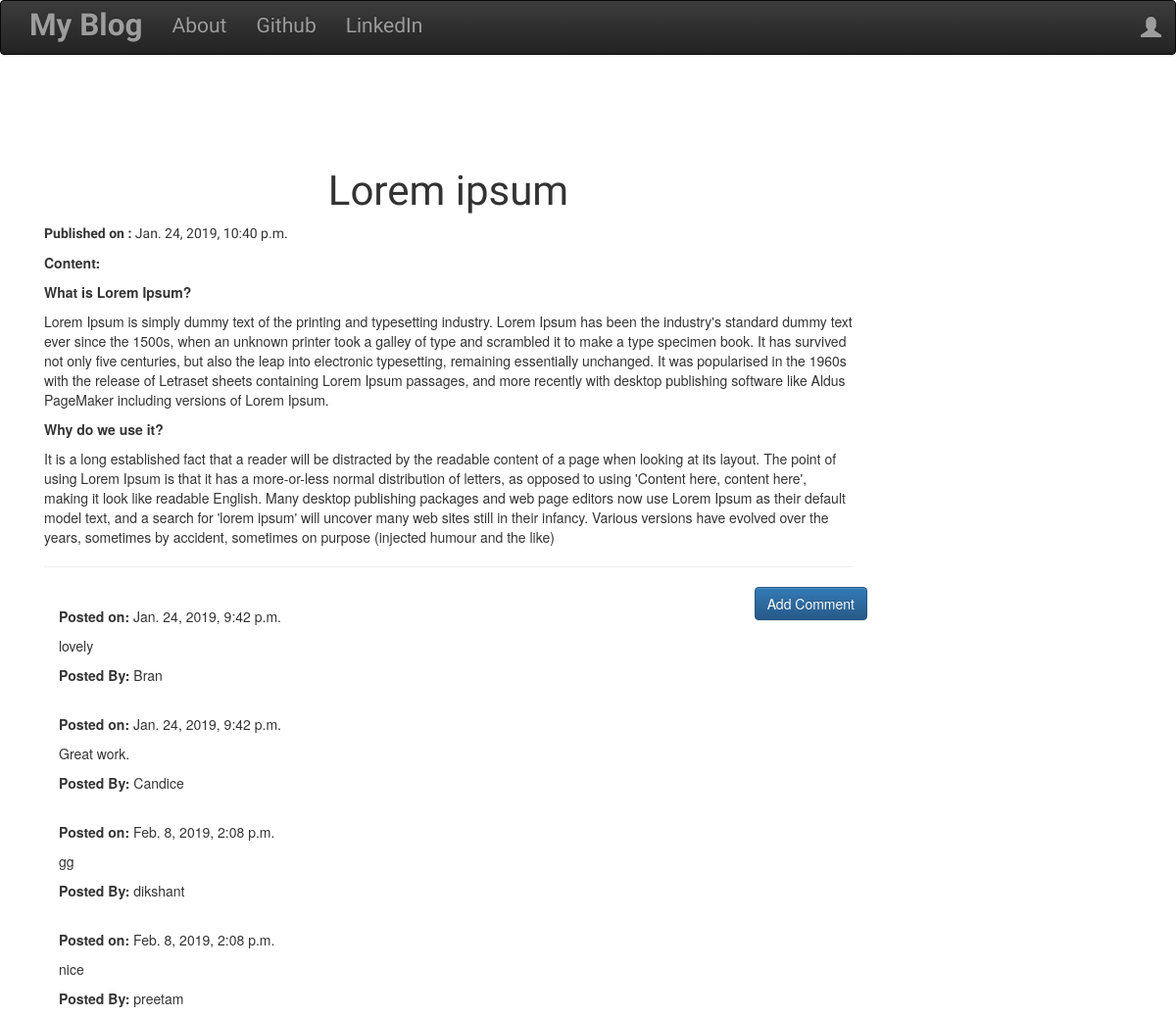
Page /post/7 on the committed database.
### blog/models.py (models this page shows, shortened)
class Post(models.Model):
    author = models.ForeignKey('auth.User',on_delete=models.CASCADE,)
    title = models.CharField(max_length=200)
    text = models.TextField()
    create_date = models.DateTimeField(default=timezone.now)
    published_date = models.DateTimeField(blank=True,null=True)

class Comment(models.Model):
    post = models.ForeignKey('blog.Post',related_name='comments',on_delete=models.CASCADE,)
    author = models.CharField(max_length=200)
    text = models.TextField()
    create_date = models.DateTimeField(default=timezone.now())
    approved_comment = models.BooleanField(default=False)

### blog/views.py (the view)
# urls.py: url(r'^post/(?P<pk>\d+)$',views.PostDetailView.as_view(),name='post_detail'),
class PostDetailView(DetailView):
    model = Post

### blog/templates/blog/post_detail.html (shortened to what this page needs)
{% extends "blog/base.html" %}
{% block content %}
    <br><br>
    <h1 class="posttitle loader"><br>{{ post.title }}</h1>
    {% if post.published_date %}
      <div class="date">
        <p class="pdate"><b>Published on :</b> {{ post.published_date }}</p>
      </div>
    {% else %}
      <a class="btn btn-default" href="{% url 'post_publish' pk=post.pk %}">
        <span class="glyphicon glyphicon-circle-arrow-up"> Publish </span>
      </a>
    {% endif %}
    <b>Content:</b><br>
  <p class="postcontent">{{ post.text|safe|linebreaksbr }}</p>
    <hr>
    <a class="btn btn-primary btn-comment" href="{% url 'add_comment_to_post' pk=post.pk %}">Add Comment</a>
    <div class="container">
      {% for comment in post.comments.all %}
      <br>
        {% if user.is_authenticated %}
            {% if comment.approved_comment %}
              <b>Posted on:</b> {{ comment.create_date }}
            {% endif %}
            {% if not comment.approved_comment %}
            <a class="btn btn-default" href="{% url 'comment_remove' pk=comment.pk %}">
              <span class="glyphicon glyphicon-remove"></span>
            </a>
            <a class="btn btn-default" href="{% url 'comment_approve' pk=comment.pk %}">
              <span class="glyphicon glyphicon-ok"></span>
            </a>
            {% endif %}
            <p>{{ comment.text|safe|linebreaks }}</p>
            <p><b>Posted By:</b> {{ comment.author }}</p>
        {% else %}
          {% if comment.approved_comment %}
            <b>Posted on:</b> {{ comment.create_date }}
            <p>{{ comment.text|safe|linebreaks }}</p>
            <p><b>Posted By:</b> {{ comment.author }}</p>
          {% endif %}
        {% endif %}
      {% empty %}
        <p>No Comments!</p>
      {% endfor %}
    </div>
{% endblock %}

### blog/static/css/blog.css (style rules this page uses)
.posttitle { font-family: 'Baloo Thambi', cursive; font-size: 3em; text-align: center; }
.pdate { font-family: 'Song Myung', serif; font-size: 1em; }
.postcontent { font-family: 'Song Myung', serif; font-size: 1em; }
.btn-comment { position: absolute; right: 0px; }

### rows in the picture
Post: title "Lorem ipsum", published_date "Jan. 24, 2019, 10:40 p.m.", text "What is Lorem Ipsum? Lorem Ipsum is simply dummy text of the printing and typesetting industry. Lorem Ipsum has been the industry's standard dummy text ever since the 1500s, when an unknown printer took a galley of type and scrambled it to make a type specimen book. It has survived not only five centuries, but also the leap into electronic typesetting, remaining essentially unchanged. It was popularised in the 1960s with the release of Letraset sheets containing Lorem Ipsum passages, and more recently with desktop publishing software like Aldus PageMaker including versions of Lorem Ipsum. Why do we use it? It is a long established fact that a reader will be distracted by the readable…"
Comment: create_date "Jan. 24, 2019, 9:42 p.m.", text "lovely", author "Bran"
Comment: create_date "Jan. 24, 2019, 9:42 p.m.", text "Great work.", author "Candice"
Comment: create_date "Feb. 8, 2019, 2:08 p.m.", text "gg", author "dikshant"
Comment: create_date "Feb. 8, 2019, 2:08 p.m.", text "nice", author "preetam"
